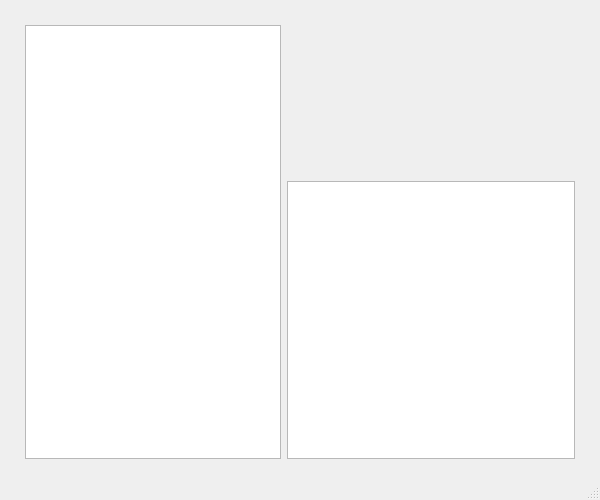
<?xml version="1.0" encoding="UTF-8"?>
<ui version="4.0">
 <class>MainWindow</class>
 <widget class="QMainWindow" name="MainWindow">
  <property name="geometry">
   <rect>
    <x>0</x>
    <y>0</y>
    <width>600</width>
    <height>500</height>
   </rect>
  </property>
  <property name="windowTitle">
   <string>Tv Kanalları Yayın Akışı</string>
  </property>
  <widget class="QWidget" name="centralwidget">
   <layout class="QGridLayout" name="gridLayout_2" columnstretch="0,0,1,0">
    <item row="0" column="1" colspan="3">
     <spacer name="horizontalSpacer">
      <property name="orientation">
       <enum>Qt::Horizontal</enum>
      </property>
      <property name="sizeHint" stdset="0">
       <size>
        <width>40</width>
        <height>10</height>
       </size>
      </property>
     </spacer>
    </item>
    <item row="0" column="0" rowspan="2">
     <spacer name="verticalSpacer">
      <property name="orientation">
       <enum>Qt::Vertical</enum>
      </property>
      <property name="sizeHint" stdset="0">
       <size>
        <width>10</width>
        <height>40</height>
       </size>
      </property>
     </spacer>
    </item>
    <item row="1" column="1">
     <widget class="QListWidget" name="lw_channels"/>
    </item>
    <item row="1" column="2">
     <layout class="QGridLayout" name="gridLayout">
      <item row="0" column="1">
       <widget class="QLabel" name="lbl_name">
        <property name="font">
         <font>
          <pointsize>15</pointsize>
          <weight>75</weight>
          <bold>true</bold>
         </font>
        </property>
        <property name="text">
         <string/>
        </property>
       </widget>
      </item>
      <item row="0" column="0">
       <widget class="QLabel" name="lbl_logo">
        <property name="minimumSize">
         <size>
          <width>150</width>
          <height>150</height>
         </size>
        </property>
        <property name="maximumSize">
         <size>
          <width>150</width>
          <height>150</height>
         </size>
        </property>
        <property name="text">
         <string/>
        </property>
       </widget>
      </item>
      <item row="1" column="0" colspan="2">
       <widget class="QListWidget" name="lw_streams"/>
      </item>
     </layout>
    </item>
    <item row="2" column="0" colspan="4">
     <spacer name="horizontalSpacer_2">
      <property name="orientation">
       <enum>Qt::Horizontal</enum>
      </property>
      <property name="sizeHint" stdset="0">
       <size>
        <width>40</width>
        <height>10</height>
       </size>
      </property>
     </spacer>
    </item>
    <item row="1" column="3">
     <spacer name="verticalSpacer_2">
      <property name="orientation">
       <enum>Qt::Vertical</enum>
      </property>
      <property name="sizeHint" stdset="0">
       <size>
        <width>10</width>
        <height>40</height>
       </size>
      </property>
     </spacer>
    </item>
   </layout>
  </widget>
  <widget class="QStatusBar" name="statusbar"/>
 </widget>
 <resources/>
 <connections/>
</ui>
